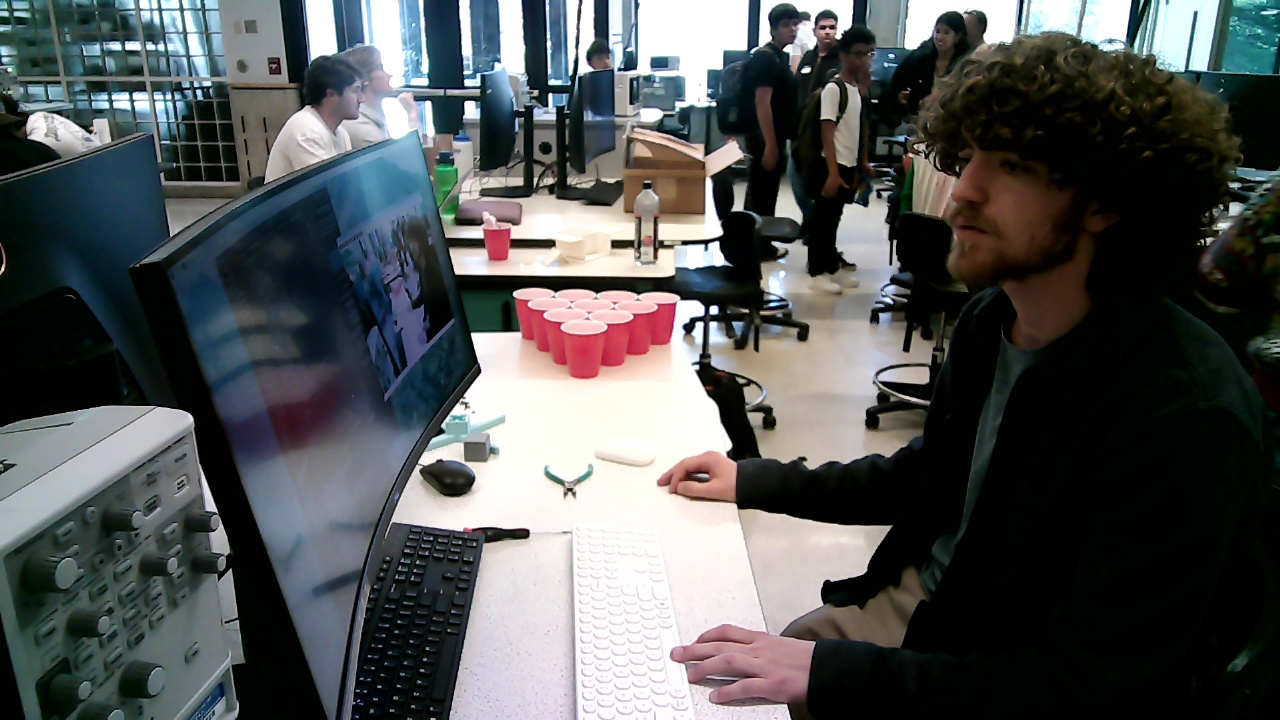
#> input picture test_images/test_image_0000.jpg, 1280 x 720 px, given in place of the camera
$ python ellipseDetectionV2.py
#> lines starting #> are read from the running program, lines starting #| are printed output that depends on the picture; after the words box and inside, x2 and y2 are one past the last pixel; in counts of white or black regions, pixels touching at a corner belong together
import numpy as np
import cv2

cap = cv2.VideoCapture(0, cv2.CAP_V4L2)
cap.set(cv2.CAP_PROP_FRAME_WIDTH, 640)
cap.set(cv2.CAP_PROP_FRAME_HEIGHT, 480)

K3 = cv2.getStructuringElement(cv2.MORPH_ELLIPSE, (3, 3))
K5 = cv2.getStructuringElement(cv2.MORPH_ELLIPSE, (5, 5))

# ---- Tunables ----
CANNY_LO, CANNY_HI = 80, 160


MIN_COMP_PIX = 90          # minimum edge pixels in a component to attempt ellipse fit
MAX_COMP_PIX = 4000         # reject giant components (table lines etc.)

MIN_AXIS = 40          # px; reject tiny ellipses
MAX_AXIS = 380              # px; reject huge ellipses

MIN_ASPECT = 0.3           # min(minAxis/maxAxis)
MAX_ASPECT = 1.00

SAMPLE_N = 300              # points sampled along ellipse perimeter for scoring
RING_THICK = 5              # px tolerance for edge hit near perimeter point
SUPPORT_THRESH = 0.6       # required perimeter support ratio

NMS_CENTER_DIST = 18        # px
NMS_AXIS_DIST = 12          # px

def ellipse_points(cx, cy, a, b, ang_deg, n=120):
    # a,b are semi-axes
    t = np.linspace(0, 2*np.pi, n, endpoint=False)
    ca, sa = np.cos(np.deg2rad(ang_deg)), np.sin(np.deg2rad(ang_deg))
    x = a*np.cos(t)
    y = b*np.sin(t)
    xr = ca*x - sa*y + cx
    yr = sa*x + ca*y + cy
    return np.stack([xr, yr], axis=1)

def support_score(edges, cx, cy, MA, ma, angle_deg, thick=2, n=120):
    # MA,ma are full axes from cv2.fitEllipse; convert to semi-axes
    a = MA / 2.0
    b = ma / 2.0
    pts = ellipse_points(cx, cy, a, b, angle_deg, n=n)

    h, w = edges.shape
    hits = 0
    for (xf, yf) in pts:
        x = int(round(xf)); y = int(round(yf))
        if x < 0 or x >= w or y < 0 or y >= h:
            continue
        x0 = max(0, x - thick); x1 = min(w, x + thick + 1)
        y0 = max(0, y - thick); y1 = min(h, y + thick + 1)
        if np.any(edges[y0:y1, x0:x1] > 0):
            hits += 1
    return hits / float(n)

def nms_ellipses(ells):
    # ells: list of dict with keys: cx,cy,MA,ma,angle,score
    ells = sorted(ells, key=lambda d: d["score"], reverse=True)
    kept = []
    for e in ells:
        ok = True
        for k in kept:
            dc = np.hypot(e["cx"] - k["cx"], e["cy"] - k["cy"])
            da = abs(e["MA"] - k["MA"]) + abs(e["ma"] - k["ma"])
            if dc < NMS_CENTER_DIST and da < NMS_AXIS_DIST:
                ok = False
                break
        if ok:
            kept.append(e)
    return kept

while True:
    ret, frame = cap.read()
#> frame is the input picture: shape (720, 1280, 3); mean B, G, R 86.6, 86.2, 83.3
    if not ret:
        break

    out = frame.copy()

    gray = cv2.cvtColor(frame, cv2.COLOR_BGR2GRAY)
    blur = cv2.GaussianBlur(gray, (5, 5), 0)
    #blur = cv2.GaussianBlur(blur, (5, 5), 0)

    edges = cv2.Canny(blur, CANNY_LO, CANNY_HI)
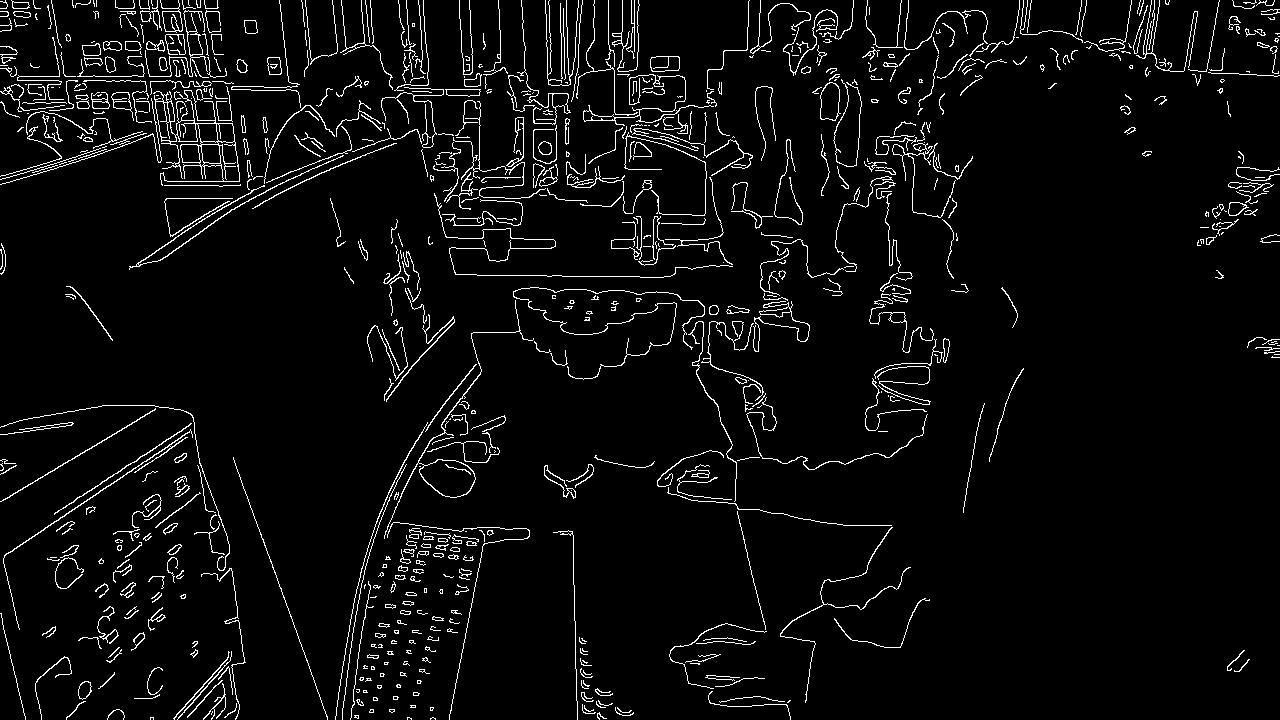
#> edges: shape (720, 1280); 4.6% white in thin lines or dots

    # Stabilize edges slightly (does not change the look much)
    edges_stable = cv2.morphologyEx(edges, cv2.MORPH_CLOSE, K3, iterations=1)
#> edges_stable: shape (720, 1280); 5.6% white in thin lines or dots
    edges_stable = cv2.dilate(edges_stable, K3, iterations=3)
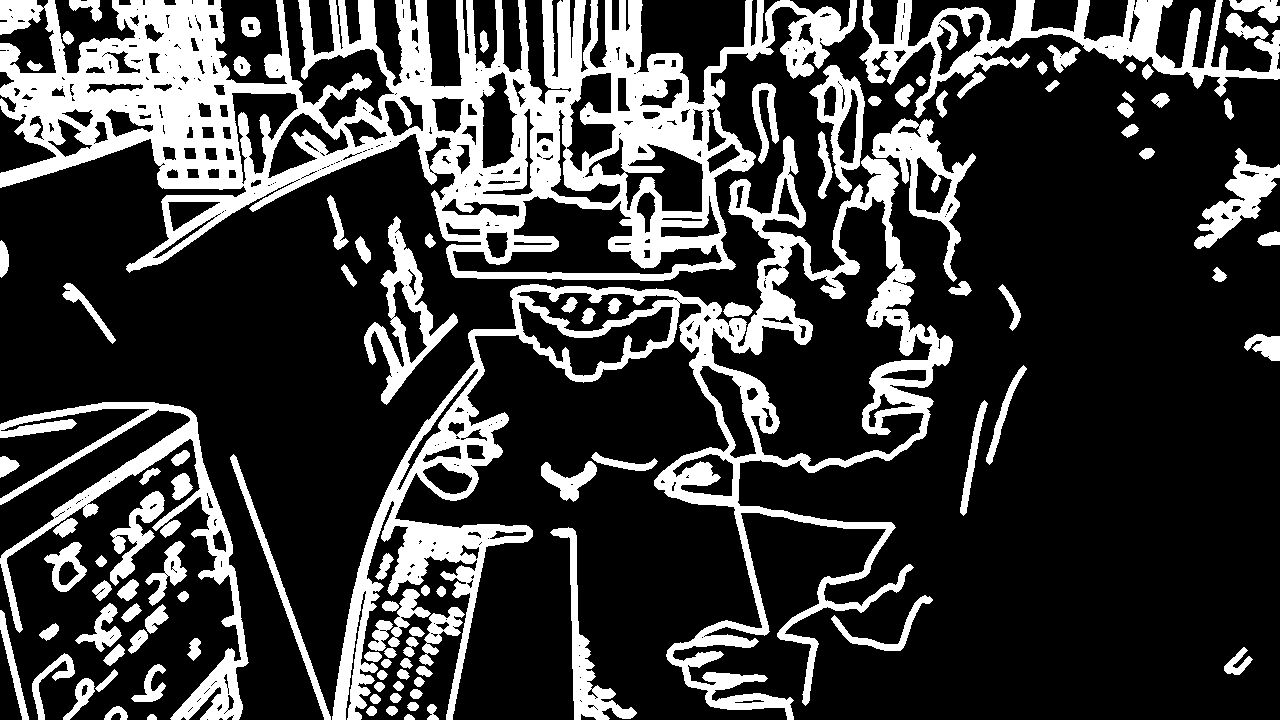
#> edges_stable: shape (720, 1280); 23.9% white; 110 white regions, largest, box (x1, y1, x2, y2) and area: (0, 0, 857, 281) 91915, (332, 136, 953, 720) 53847, (859, 0, 1280, 118) 13228

    # Connected components on edge pixels (no requirement for closed contours)
    num, labels, stats, _ = cv2.connectedComponentsWithStats((edges_stable > 0).astype(np.uint8), connectivity=8)
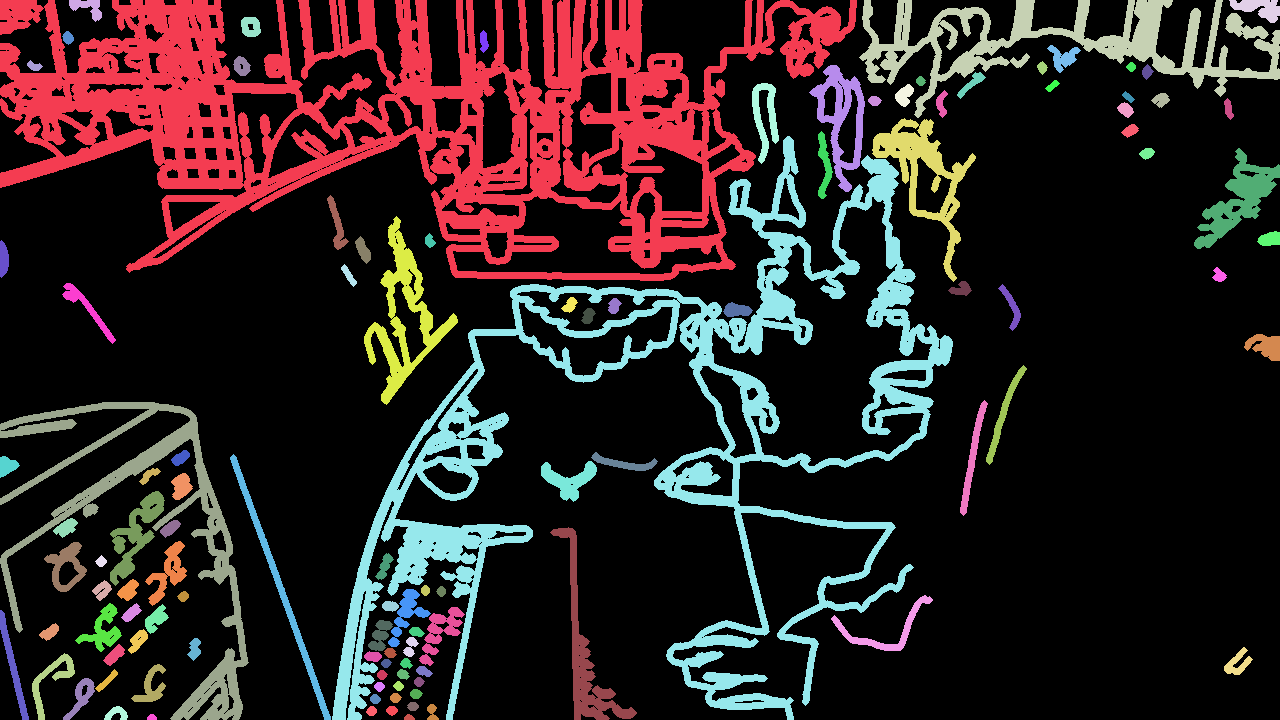
#> labels: shape (720, 1280) int32; 111 distinct labels, from 0 to 110; one colour per label, 0 black
#> num = 111; stats = 111 rows, first 6: [0, 0, 1280, 720, 700997], [0, 0, 857, 281, 91915], [69, 0, 33, 22, 360], [859, 0, 421, 118, 13228], [1229, 0, 51, 23, 666], [241, 17, 20, 20, 311]

    candidates = []
    for lab in range(1, num):
        area = stats[lab, cv2.CC_STAT_AREA]
        if area < MIN_COMP_PIX or area > MAX_COMP_PIX:
            continue

        ys, xs = np.where(labels == lab)
        if len(xs) < 5:
            continue

        pts = np.stack([xs, ys], axis=1).astype(np.int32).reshape(-1, 1, 2)

        # fit ellipse to the component’s edge pixels
        (cx, cy), (MA, ma), angle = cv2.fitEllipse(pts)

        if MA < MIN_AXIS or ma < MIN_AXIS or MA > MAX_AXIS or ma > MAX_AXIS:
            continue

        aspect = min(MA, ma) / max(MA, ma)
        if not (MIN_ASPECT <= aspect <= MAX_ASPECT):
            continue

        # score by perimeter support in the original edge map
        sc = support_score(edges_stable, cx, cy, MA, ma, angle, thick=RING_THICK, n=SAMPLE_N)
        if sc < SUPPORT_THRESH:
            continue

        candidates.append({"cx": cx, "cy": cy, "MA": MA, "ma": ma, "angle": angle, "score": sc})
#> this loop made 110 passes
#> (area, cx, cy, MA, ma, angle) on passes 2, 4, 5, 6, 7, 8, 9, 10, 11, 14, 15, 18: (360, 85.83, 9.13, 19.33, 29.38, 102.2), (666, 1257.7, 8.44, 18.72, 43.94, 99.9), (311, 250.3, 26.35, 16.14, 18.23, 146.2), (111, 67.65, 37.4, 8.8, 10.84, 159.2), (141, 483.4, 41.23, 7.19, 18.31, 177.6), (428, 1063.1, 53.06, 23.76, 28.49, 19.63), (239, 241.3, 65.81, 12.81, 16.71, 153.3), (100, 34.03, 65.46, 7.7, 12.77, 108), (92, 1041.8, 67.3, 7.95, 10.16, 168.8), (111, 1146.8, 71.49, 8.63, 11.5, 11.8), (238, 970.9, 83.84, 10.07, 29.32, 45.95), (1000, 764.6, 116.7, 20.36, 76.05, 176.8)
#> area on passes 1, 3, 12, 16, 17, 21: 91915, 13228, 68, 71, 86, 75
#> after the loop, candidates = 3 items

    kept = nms_ellipses(candidates)
#> the loop in nms_ellipses, `for e in ells:` made 3 passes
#> kept = 3 items

    for e in kept:
        cx, cy = e["cx"], e["cy"]
        MA, ma = e["MA"], e["ma"]
        angle = e["angle"]

        cv2.ellipse(out, ((cx, cy), (MA, ma), angle), (0, 255, 0), 2)
        cv2.circle(out, (int(cx), int(cy)), 3, (0, 0, 255), -1)
        cv2.putText(out, f'{e["score"]:.2f}', (int(cx)+6, int(cy)-6),
                    cv2.FONT_HERSHEY_SIMPLEX, 0.5, (0,255,0), 1, cv2.LINE_AA)
#> this loop made 3 passes
#> (cx, cy, MA, ma, angle) on passes 1 to 3: (841.3, 122.3, 42.16, 104.1, 172.6), (1236.6, 197.8, 42.55, 95.82, 35.62), (567.8, 464.8, 45.3, 54.8, 173.6)
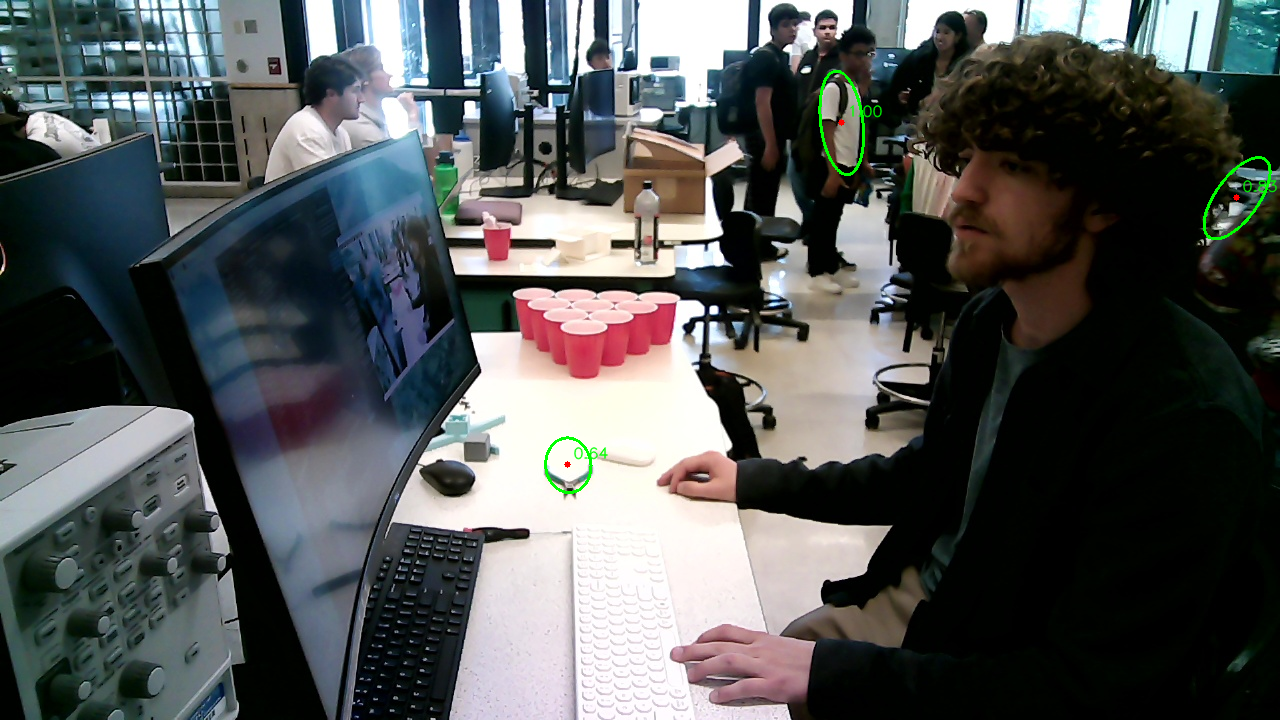
#> out: shape (720, 1280, 3); 0.29% of pixels changed, all inside (x1, y1, x2, y2) = (544, 70, 1278, 494)

    cv2.imshow("edges_canny", edges)
    cv2.imshow("edges_stable", edges_stable)
    cv2.imshow("ellipses", out)

    if cv2.waitKey(1) & 0xFF == ord('q'):
#> (key q is pressed here)
        break

cap.release()
cv2.destroyAllWindows()

$ run again, on test_images/test_image_0002.jpg
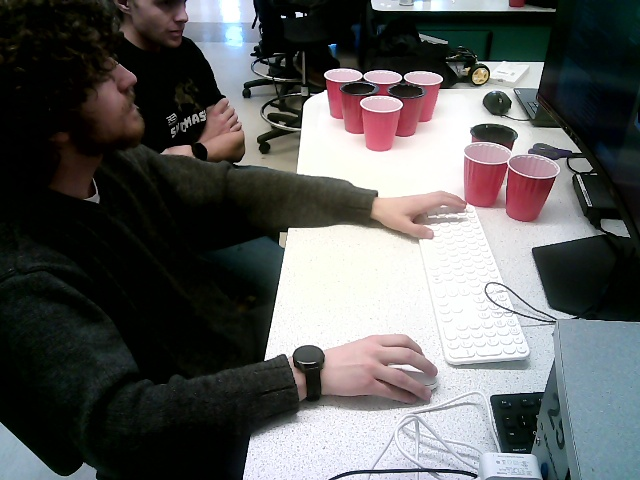
#> input picture test_images/test_image_0002.jpg, 640 x 480 px, given in place of the camera
#> frame is the input picture: shape (480, 640, 3); mean B, G, R 91.5, 91.9, 91.4
#> `edges = cv2.Canny(blur, CANNY_LO, CANNY_HI)`:
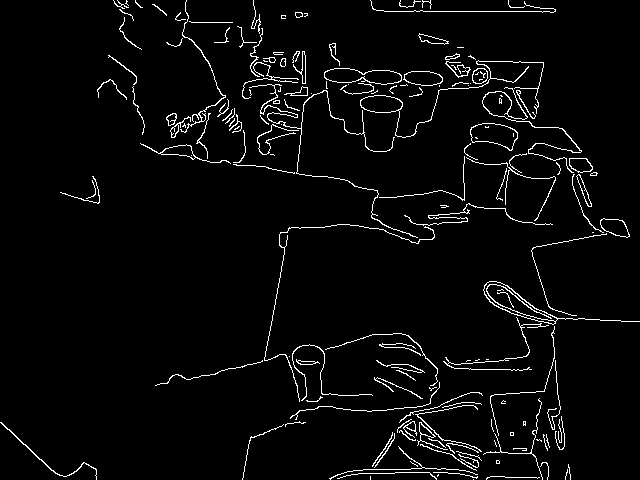
#> edges: shape (480, 640); 3.6% white in thin lines or dots
#> `num, labels, stats, _ = cv2.connectedComponentsWithStats((edges_stable..`:
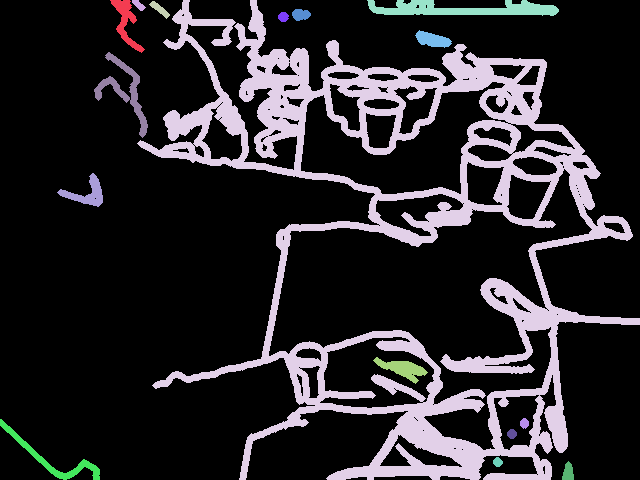
#> labels: shape (480, 640) int32; 17 distinct labels, from 0 to 16; one colour per label, 0 black
#> num = 17; stats = 17 rows, first 6: [0, 0, 640, 480, 248409], [110, 0, 35, 53, 598], [132, 0, 14, 11, 81], [149, 1, 21, 18, 137], [137, 0, 503, 480, 52061], [367, 0, 192, 16, 1867]
#> the loop `for lab in range(1, num):` made 16 passes
#> (area, cx, cy, MA, ma, angle) on passes 1, 3, 5, 6, 8, 10, 11, 16: (598, 128.1, 24.71, 19.79, 50.08, 154.9), (137, 159.2, 8.89, 5.89, 21.56, 128.9), (1867, 462.1, 7.46, 14.2, 171.5, 90.5), (172, 300.5, 14.23, 9.74, 15.59, 89.35), (399, 432.1, 39.27, 11.32, 31.67, 102.8), (565, 63.24, 171.9, 35.84, 84.46, 127), (602, 402.5, 368.5, 14.38, 47.27, 109), (163, 567.8, 472, 9.81, 16.61, 3.24)
#> after the loop `for lab in range(1, num):`: candidates = []
